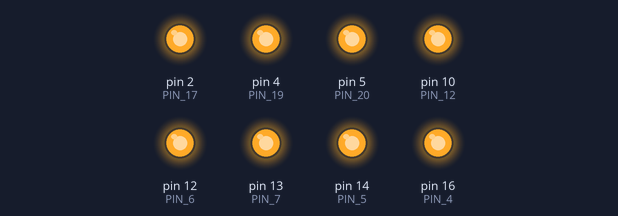
This sketch was run on a simulated Arduino Uno, built with avr-gcc and run on an emulated ATmega328P. Shown: output pins drawn as LEDs (lit = HIGH). What the sketch prints to the serial monitor is not drawn.

Above: at 0.2 s.
At 1.7 s:
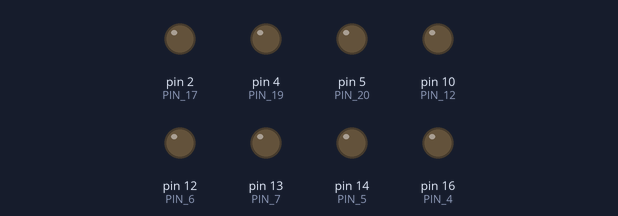
Timing chart, 0 to 3.0 s (numbered marks = the images above):
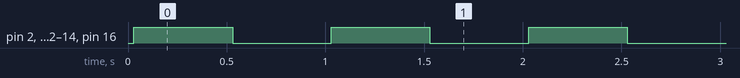

Measured:
- by itself, pin 2 (PIN_17), pin 4 (PIN_19), pin 5 (PIN_20), pin 10 (PIN_12), pin 12 (PIN_6), pin 13 (PIN_7), pin 14 (PIN_5), pin 16 (PIN_4): alternates HIGH for 0.50 s and LOW for 0.50 s

The sketch:

test_PINs_IO.ino
```cpp
/*
* @file     test_PINs_IO.ino
* @proc_id  Test Pins IO for ESP12F
* @author   Thanh Tung Phan
* @brief    Check working all of PINs I/O and note some PIN which can not use!
* @pref     ESP12F_Schematic.png
* @corp     Chika Corporation
* @last-mod Monday, 13th Jan, 2020
*/

/*************************************     NOTE PINs    ******************************************
 * @REST: Pin 1.
 * @ADC: Pin 2.
 * @CH_PD: Pin 3.
 * @VCC: Pin 8.
 * @GND: Pin 15.
 * @GPIO15: Pin 16.
 * @GPIO0: Pin 18.
 * List PINs which can not use as normal GPIO:
 * @GPIO11 - SDIO CMD - SPI_CS0: Pin 9. (~# lens/boot mode)
 * @GPIO7 - SDIO DATA0 - SPI_MISO: Pin 10. (~# wdt reset)
 * @GPIO9 - SDIO DATA2 - SPIHD - HSPIHD: Pin 11. (~# load addr fail)
 * @GPIO8 - SDIO DATA1 - SPI_MOSI - UlRXD: Pin 13. (~# chksum 0x2d)
 * @GPIO6 - SDIO CLK - SPI_CLK: Pin 14. (~# csum 0x2d/v8b899c12)
 *
*************************************************************************************************/

//Variables - ESP12F - PINs testing:
#define PIN_4 16
#define PIN_5 14
#define PIN_6 12
#define PIN_7 13

#define PIN_12 10

#define PIN_17 2    //This PIN control onboard-LED of ESP12F
#define PIN_19 4
#define PIN_20 5
#define PIN_21 3    //GPIO3 - U0RXD - Use if necessary (sometime it affects to setup())
#define PIN_22 1    //GPIO1 - U0TXD - SPI_CS1 - Use if necessary (sometime it affects to setup())

void setup()
{
  Serial.begin(115200);
  Serial.println("\n\n__ Chika Corporation - Test PINs ESP12F program __");

  pinMode(PIN_4, OUTPUT);
  pinMode(PIN_5, OUTPUT);
  pinMode(PIN_6, OUTPUT);
  pinMode(PIN_7, OUTPUT);

  pinMode(PIN_12, OUTPUT);

  pinMode(PIN_17, OUTPUT);
  pinMode(PIN_19, OUTPUT);
  pinMode(PIN_20, OUTPUT);
//  pinMode(PIN_21, OUTPUT);
//  pinMode(PIN_22, OUTPUT);

  /*
  pinMode(PIN_4, INPUT);
  pinMode(PIN_5, INPUT);
  pinMode(PIN_6, INPUT);
  pinMode(PIN_7, INPUT);

  pinMode(PIN_12, INPUT);

  pinMode(PIN_17, INPUT);
  pinMode(PIN_19, INPUT);
  pinMode(PIN_20, INPUT);
  pinMode(PIN_21, INPUT);
  pinMode(PIN_22, INPUT);
   */

  Serial.println("\n  Starting ...");
  Serial.println("\n********** PIN CHECK ***********");
  Serial.println("*   1. Pin 4 - GPIO16          *");
  Serial.println("*   2. Pin 5 - GPIO14          *");
  Serial.println("*   3. Pin 6 - GPIO12          *");
  Serial.println("*   4. Pin 7 - GPIO13          *");
  Serial.println("*   5. Pin 12 - GPIO10         *");
  Serial.println("*   6. Pin 17 - GPIO02'        *");
  Serial.println("*   7. Pin 19 - GPIO4          *");
  Serial.println("*   8. Pin 20 - GPIO5          *");
  Serial.println("********************************");
}

void loop()
{
  digitalWrite(PIN_4, HIGH);
  digitalWrite(PIN_5, HIGH);
  digitalWrite(PIN_6, HIGH);
  digitalWrite(PIN_7, HIGH);

  digitalWrite(PIN_12, HIGH);

  digitalWrite(PIN_17, HIGH);
  digitalWrite(PIN_19, HIGH);
  digitalWrite(PIN_20, HIGH);
//  digitalWrite(PIN_21, HIGH);
//  digitalWrite(PIN_22, HIGH);

  delay(500);


  digitalWrite(PIN_4, LOW);
  digitalWrite(PIN_5, LOW);
  digitalWrite(PIN_6, LOW);
  digitalWrite(PIN_7, LOW);

  digitalWrite(PIN_12, LOW);

  digitalWrite(PIN_17, LOW);
  digitalWrite(PIN_19, LOW);
  digitalWrite(PIN_20, LOW);
//  digitalWrite(PIN_21, LOW);
//  digitalWrite(PIN_22, LOW);

  delay(500);
}
```
